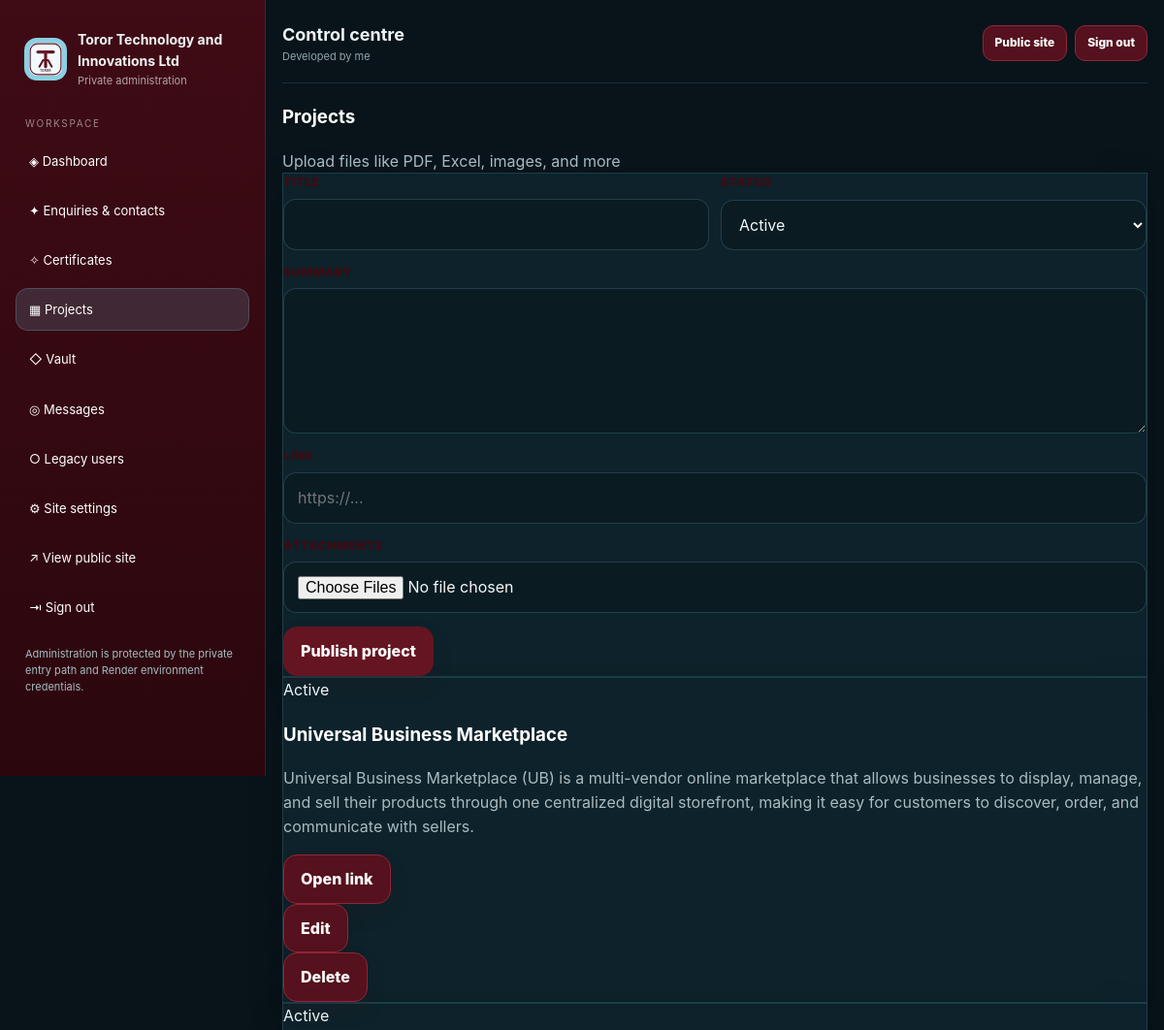
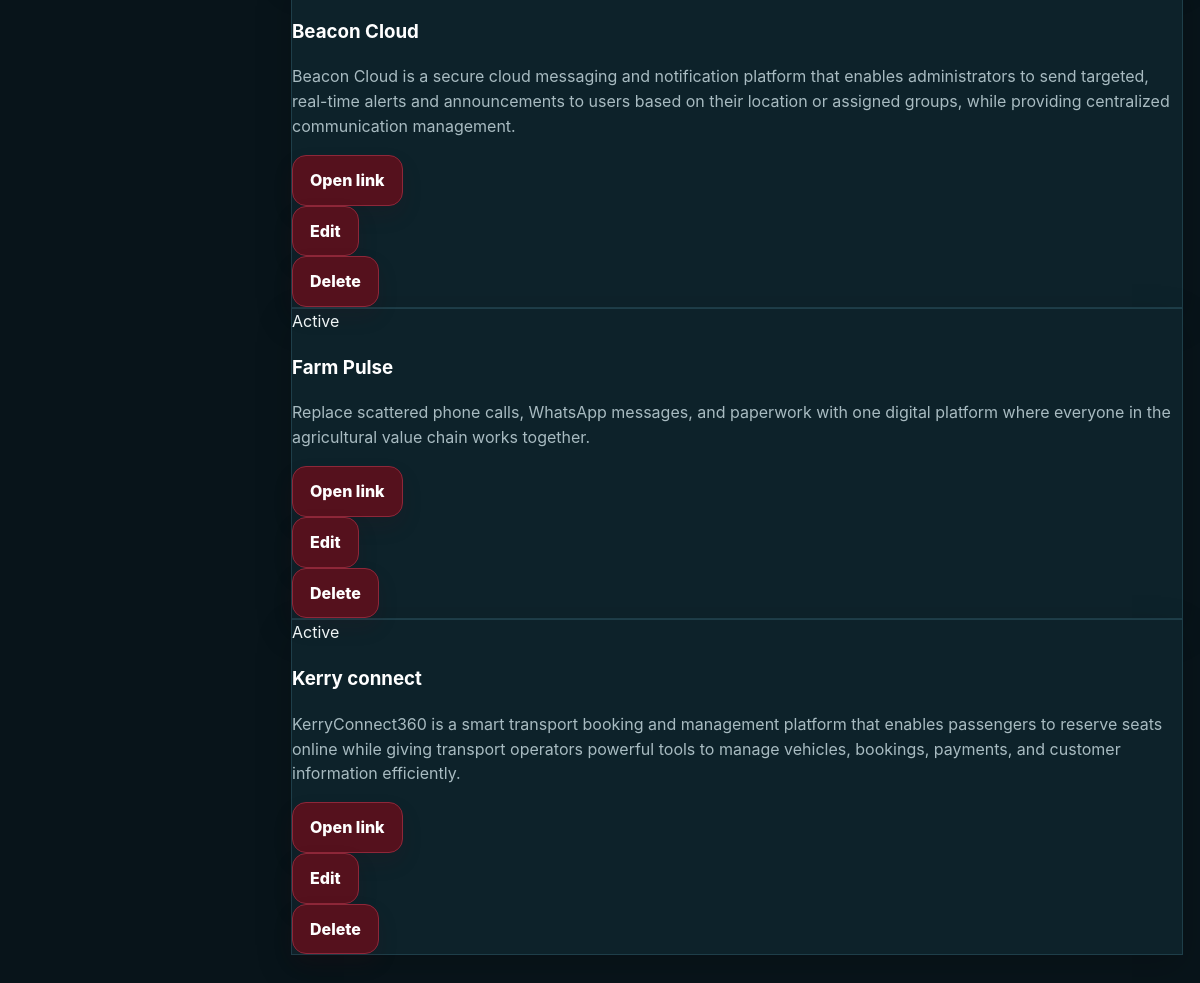
The page /admin/projects (signed in) on the database as committed earlier (2 pictures, top to bottom).
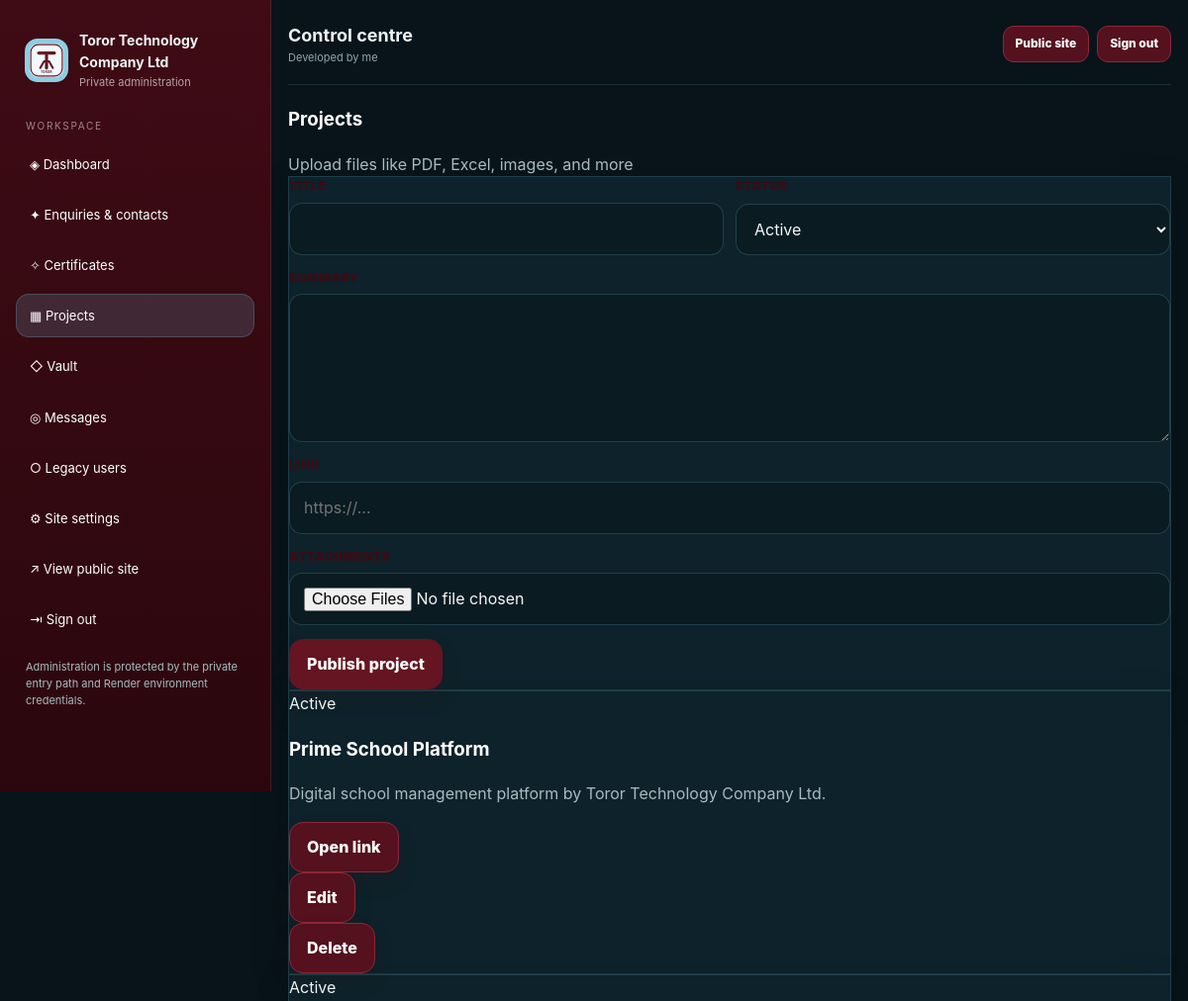
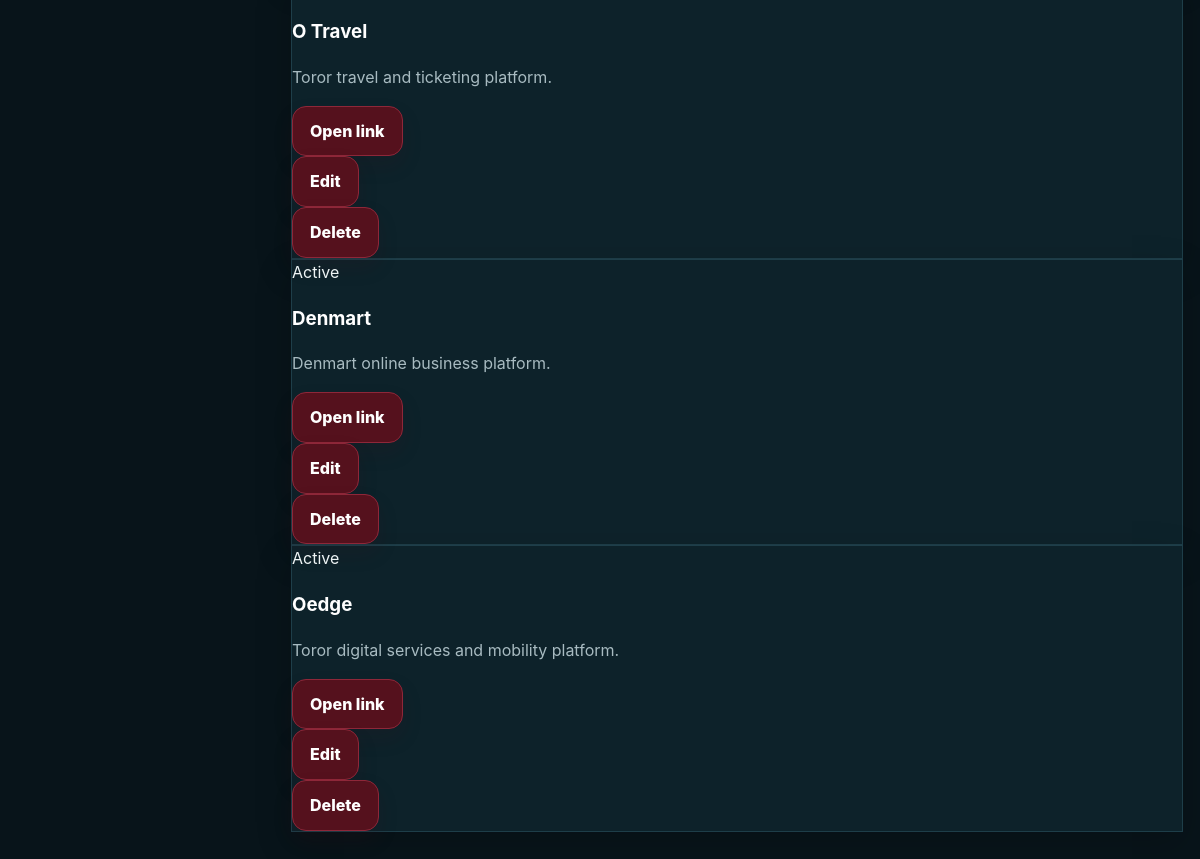
The same page on the database as committed later (2 pictures, top to bottom).
### tables this page shows
CREATE TABLE settings (
        key TEXT PRIMARY KEY,
        value TEXT NOT NULL
    );

CREATE TABLE projects (
        id INTEGER PRIMARY KEY AUTOINCREMENT,
        title TEXT NOT NULL,
        summary TEXT NOT NULL,
        link TEXT,
        status TEXT NOT NULL DEFAULT 'Active',
        created_at TEXT NOT NULL
    );

### app.py (the view, shortened to what this page needs)
@app.route('/admin/projects', methods=['GET', 'POST'])
@admin_required
def admin_projects():
    projects = query_all('SELECT * FROM projects ORDER BY id DESC')
    files = query_all('SELECT * FROM project_files ORDER BY id DESC')
    file_map = {}
    for row in files:
        file_map.setdefault(row['project_id'], []).append(row)
    return render_template('admin_projects.html', projects=projects, project_files=file_map)

### app.py (called while the page is built, shortened)
def get_db():
    if 'db' not in g:
        conn = sqlite3.connect(DB_PATH)
        conn.row_factory = sqlite3.Row
        g.db = conn
    return g.db

def _env_value(name, *fallbacks):
    for key in (name, *fallbacks):
        value = os.environ.get(key)
        if value is None:
            continue
        value = value.strip()
        if len(value) >= 2 and value[0] == value[-1] and value[0] in {"'", '"'}:
            value = value[1:-1]
        if value:
            return value
    return ''

def get_admin_name():
    return _env_value('ADMIN_NAME', 'ADMIN_USERNAME')

def query_one(sql, args=()):
    return get_db().execute(sql, args).fetchone()

def query_all(sql, args=()):
    return get_db().execute(sql, args).fetchall()

def get_setting(key, default=''):
    row = query_one('SELECT value FROM settings WHERE key=?', (key,))
    return row['value'] if row else default

def is_admin():
    return session.get('admin_logged_in') is True

def user_display_name():
    if is_admin():
        return get_setting('developer_name', 'Team') or 'Team'

def public_logo():
    logo = get_setting('logo_path', '/static/default-logo.svg')
    return logo if logo else '/static/default-logo.svg'

### templates/admin_projects.html (shortened to what this page needs)
{% extends 'base.html' %}
{% set title = 'Projects · ' ~ site_name %}
{% block content %}
  <section class="section">
    <div class="section-head">
      <h3>Projects</h3>
      <span class="muted">Upload files like PDF, Excel, images, and more</span>
    </div>
    <form class="card" method="post" enctype="multipart/form-data">
      <div class="form-grid">
        <div class="field"><label>Title</label><input name="title" required></div>
        <div class="field"><label>Status</label><select name="status"><option>Active</option><option>Draft</option><option>Completed</option></select></div>
      </div>
      <div class="field"><label>Summary</label><textarea name="summary" required></textarea></div>
      <div class="field"><label>Link</label><input name="link" placeholder="https://..."></div>
      <div class="field"><label>Attachments</label><input type="file" name="attachments" multiple accept=".pdf,.xlsx,.xls,.docx,.pptx,.txt,.png,.jpg,.jpeg,.webp,.mp4,.webm,.mov,.m4v"></div>
      <button class="btn primary" type="submit">Publish project</button>
    </form>
    <div class="section grid cards project-grid">
      {% for project in projects %}
        <article class="card project-card">
          <span class="badge">{{ project.status }}</span>
          <h3>{{ project.title }}</h3>
          <p>{{ project.summary }}</p>
          {% if project.link %}<a class="btn" href="{{ project.link }}" target="_blank" rel="noreferrer">Open link</a>{% endif %}
          {% set files = project_files.get(project.id, []) %}
          <div class="hero-ctas">
            <a class="btn" href="/admin/projects/{{ project.id }}/edit">Edit</a>
            <form method="post" action="/admin/projects/{{ project.id }}/delete" onsubmit="return confirm('Delete this project?')">
              <button class="btn" type="submit">Delete</button>
            </form>
          </div>
        </article>
      {% else %}
        <article class="card"><h3>No projects yet</h3><p>Create the first company project above.</p></article>
      {% endfor %}
    </div>
  </section>
{% endblock %}

### templates/base.html (shortened to what this page needs)
<!doctype html>
<html lang="en">
<head>
  <link rel="stylesheet" href="/static/css/style.css?v=6">
</head>
<body class="{% if is_admin() %}admin-mode{% else %}public-mode{% endif %}">
{% if is_admin() %}
  <div class="admin-shell">
    <aside class="sidebar admin-sidebar" id="admin-sidebar">
      <a class="brand admin-brand" href="/admin/dashboard"><img src="{{ logo_path }}" alt="{{ site_name }} logo"><div><strong>{{ site_name }}</strong><span>Private administration</span></div></a>
      <div class="sidebar-label">Workspace</div>
      <nav class="nav admin-nav" aria-label="Admin navigation">
        <a href="/admin/dashboard" class="{{ 'active' if request.path == '/admin/dashboard' else '' }}">◈ Dashboard</a>
        <a href="/admin/contacts" class="{{ 'active' if '/admin/contacts' in request.path else '' }}">✦ Enquiries & contacts</a>
        <a href="/admin/certificates" class="{{ 'active' if '/admin/certificates' in request.path else '' }}">✧ Certificates</a>
        <a href="/admin/projects" class="{{ 'active' if '/admin/projects' in request.path else '' }}">▦ Projects</a>
        <a href="/admin/vault" class="{{ 'active' if '/admin/vault' in request.path else '' }}">◇ Vault</a>
        <a href="/admin/chat" class="{{ 'active' if '/admin/chat' in request.path else '' }}">◎ Messages</a>
        <a href="/admin/users" class="{{ 'active' if '/admin/users' in request.path else '' }}">○ Legacy users</a>
        <a href="/admin/settings" class="{{ 'active' if request.path == '/admin/settings' else '' }}">⚙ Site settings</a>
        <a href="/" target="_blank" rel="noreferrer">↗ View public site</a>
        <a href="/admin/logout">⇥ Sign out</a>
      </nav>
      <p class="footer-note">Administration is protected by the private entry path and Render environment credentials.</p>
    </aside>
    <main class="admin-main">
      <div class="container admin-container">
        <div class="admin-topbar"><div><strong>Control centre</strong><span>{{ admin_name if admin_name else developer_name }}</span></div><div class="admin-top-actions"><a class="btn small" href="/" target="_blank">Public site</a><a class="btn small" href="/admin/logout">Sign out</a></div></div>
{% endif %}
    {% block content %}{% endblock %}
{% if is_admin() %}
      </div>
    </main>
  </div>
{% endif %}
</body>
</html>

Rows that differ between the two databases and show on the page:
changed settings: value "Toror Technology and Innovations Ltd" → "Toror Technology Company Ltd"
changed projects: title "Universal Business Marketplace" → "Prime School Platform"; summary "Universal Business Marketplace (UB) is a multi-vendor online marketplace that allows businesses to display, manage, and sell their products through one centralized digital storefront, making it easy for customers to discover, order, and communicate with sellers." → "Digital school management platform by Toror Technology Company Ltd."
changed projects: title "Beacon Cloud" → "O Travel"; summary "Beacon Cloud is a secure cloud messaging and notification platform that enables administrators to send targeted, real-time alerts and announcements to users based on their location or assigned groups, while providing centralized communication management." → "Toror travel and ticketing platform."
changed projects: title "Farm Pulse" → "Denmart"; summary "Replace scattered phone calls, WhatsApp messages, and paperwork with one digital platform where everyone in the agricultural value chain works together." → "Denmart online business platform."
changed projects: title "Kerry connect" → "Oedge"; summary "KerryConnect360 is a smart transport booking and management platform that enables passengers to reserve seats online while giving transport operators powerful tools to manage vehicles, bookings, payments, and customer information efficiently." → "Toror digital services and mobility platform."
